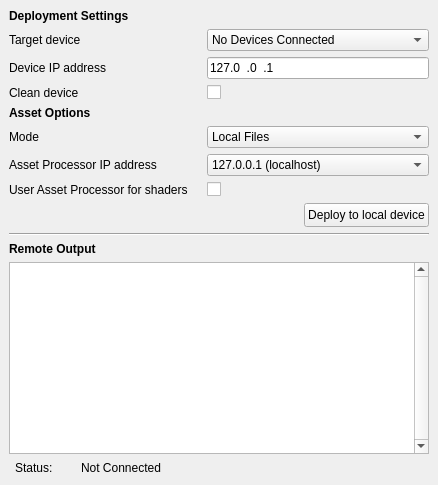
                  <widget class="QWidget" name="deployTargetsLocalDeviceTab">
                   <property name="styleSheet">
                    <string notr="true"/>
                   </property>
                   <attribute name="title">
                    <string>Local Device</string>
                   </attribute>
                   <layout class="QVBoxLayout" name="deployTargetsLocalDeviceTabLayout">
                    <property name="leftMargin">
                     <number>9</number>
                    </property>
                    <property name="topMargin">
                     <number>9</number>
                    </property>
                    <property name="rightMargin">
                     <number>9</number>
                    </property>
                    <property name="bottomMargin">
                     <number>9</number>
                    </property>
                    <item>
                     <widget class="QLabel" name="localDeviceDeploymentSettingsLabel">
                      <property name="styleSheet">
                       <string notr="true"/>
                      </property>
                      <property name="text">
                       <string>&lt;b&gt;Deployment Settings&lt;/b&gt;</string>
                      </property>
                      <property name="textFormat">
                       <enum>Qt::RichText</enum>
                      </property>
                     </widget>
                    </item>
                    <item>
                     <layout class="QGridLayout" name="localDeviceOptionsLayout" columnstretch="0,1" columnminimumwidth="192,0">
                      <property name="leftMargin">
                       <number>0</number>
                      </property>
                      <property name="topMargin">
                       <number>0</number>
                      </property>
                      <property name="rightMargin">
                       <number>0</number>
                      </property>
                      <property name="bottomMargin">
                       <number>0</number>
                      </property>
                      <item row="0" column="0">
                       <widget class="QLabel" name="targetDeviceLabel">
                        <property name="toolTip">
                         <string>&lt;html&gt;&lt;head/&gt;&lt;body&gt;&lt;p&gt;Local device to deploy the build to&lt;/p&gt;&lt;/body&gt;&lt;/html&gt;</string>
                        </property>
                        <property name="styleSheet">
                         <string notr="true"/>
                        </property>
                        <property name="text">
                         <string>Target device</string>
                        </property>
                       </widget>
                      </item>
                      <item row="0" column="1">
                       <widget class="QComboBox" name="targetDeviceComboBox">
                        <property name="toolTip">
                         <string>&lt;html&gt;&lt;head/&gt;&lt;body&gt;&lt;p&gt;Local device to deploy the build to&lt;/p&gt;&lt;/body&gt;&lt;/html&gt;</string>
                        </property>
                        <property name="styleSheet">
                         <string notr="true"/>
                        </property>
                        <item>
                         <property name="text">
                          <string>No Devices Connected</string>
                         </property>
                        </item>
                       </widget>
                      </item>
                      <item row="1" column="0">
                       <widget class="QLabel" name="deviceIpAddressLabel">
                        <property name="toolTip">
                         <string>&lt;html&gt;&lt;head/&gt;&lt;body&gt;&lt;p&gt;The IP address of the target device. &lt;/p&gt;&lt;p&gt;This is used to connect to the device for remote logs and white list the device for connections to the Asset Processor and Shader Compiler.&lt;/p&gt;&lt;p&gt;[Android Only] Setting to localhost will automatically configure port forwarding for the respective connections.&lt;/p&gt;&lt;/body&gt;&lt;/html&gt;</string>
                        </property>
                        <property name="styleSheet">
                         <string notr="true"/>
                        </property>
                        <property name="text">
                         <string>Device IP address</string>
                        </property>
                       </widget>
                      </item>
                      <item row="1" column="1">
                       <widget class="QLineEdit" name="deviceIpAddressTextField">
                        <property name="toolTip">
                         <string>&lt;html&gt;&lt;head/&gt;&lt;body&gt;&lt;p&gt;The IP address of the target device. &lt;/p&gt;&lt;p&gt;This is used to connect to the device for remote logs and white list the device for connections to the Asset Processor and Shader Compiler.&lt;/p&gt;&lt;p&gt;[Android Only] Setting to localhost will automatically configure port forwarding for the respective connections.&lt;/p&gt;&lt;/body&gt;&lt;/html&gt;</string>
                        </property>
                        <property name="styleSheet">
                         <string notr="true"/>
                        </property>
                        <property name="inputMask">
                         <string>000.000.000.000</string>
                        </property>
                        <property name="text">
                         <string>127.0.0.1</string>
                        </property>
                       </widget>
                      </item>
                      <item row="2" column="0">
                       <widget class="QLabel" name="cleanDeviceLabel">
                        <property name="toolTip">
                         <string>&lt;html&gt;&lt;head/&gt;&lt;body&gt;&lt;p&gt;Uninstall the game project from the target device prior to deployment.&lt;/p&gt;&lt;/body&gt;&lt;/html&gt;</string>
                        </property>
                        <property name="styleSheet">
                         <string notr="true"/>
                        </property>
                        <property name="text">
                         <string>Clean device</string>
                        </property>
                       </widget>
                      </item>
                      <item row="2" column="1">
                       <widget class="QCheckBox" name="cleanDeviceCheckBox">
                        <property name="toolTip">
                         <string>&lt;html&gt;&lt;head/&gt;&lt;body&gt;&lt;p&gt;Uninstall the game project from the target device prior to deployment.&lt;/p&gt;&lt;/body&gt;&lt;/html&gt;</string>
                        </property>
                        <property name="styleSheet">
                         <string notr="true"/>
                        </property>
                        <property name="text">
                         <string/>
                        </property>
                       </widget>
                      </item>
                     </layout>
                    </item>
                    <item>
                     <widget class="QLabel" name="localDeviceAssetOptionsLabel">
                      <property name="font">
                       <font>
                        <weight>50</weight>
                        <bold>false</bold>
                       </font>
                      </property>
                      <property name="styleSheet">
                       <string notr="true"/>
                      </property>
                      <property name="text">
                       <string>&lt;b&gt;Asset Options&lt;/b&gt;</string>
                      </property>
                      <property name="textFormat">
                       <enum>Qt::RichText</enum>
                      </property>
                     </widget>
                    </item>
                    <item>
                     <layout class="QGridLayout" name="localDeviceAssetOptionsLayout" columnstretch="0,1" columnminimumwidth="192,0">
                      <item row="0" column="1">
                       <widget class="QComboBox" name="assetModeComboBox">
                        <property name="toolTip">
                         <string>&lt;html&gt;&lt;head/&gt;&lt;body&gt;&lt;p&gt;How the files should be deployed to the target device:&lt;br/&gt;Loose: all of the individual asset files will be pushed to the target device&lt;br/&gt;Virtual File System: a small sub-set of required startup files will be pushed to the target device and assets will be served through a connection to the Asset Processor&lt;/p&gt;&lt;/body&gt;&lt;/html&gt;</string>
                        </property>
                        <property name="styleSheet">
                         <string notr="true"/>
                        </property>
                        <item>
                         <property name="text">
                          <string>Local Files</string>
                         </property>
                        </item>
                        <item>
                         <property name="text">
                          <string>Virtual File System (VFS)</string>
                         </property>
                        </item>
                       </widget>
                      </item>
                      <item row="1" column="0">
                       <widget class="QLabel" name="assetProcessorIpAddressLabel">
                        <property name="toolTip">
                         <string>&lt;html&gt;&lt;head/&gt;&lt;body&gt;&lt;p&gt;IP address of the Asset Processor. &lt;/p&gt;&lt;p&gt;Used for VFS connections and/or when using the Asset Processor to handle shader compiler requests.&lt;/p&gt;&lt;p&gt;[Android Only] Setting to localhost will automatically configure port forwarding for the respective connections.&lt;/p&gt;&lt;/body&gt;&lt;/html&gt;</string>
                        </property>
                        <property name="styleSheet">
                         <string notr="true"/>
                        </property>
                        <property name="text">
                         <string>Asset Processor IP address</string>
                        </property>
                       </widget>
                      </item>
                      <item row="1" column="1">
                       <widget class="QComboBox" name="assetProcessorIpAddressComboBox">
                        <property name="enabled">
                         <bool>true</bool>
                        </property>
                        <property name="toolTip">
                         <string>&lt;html&gt;&lt;head/&gt;&lt;body&gt;&lt;p&gt;IP address of the Asset Processor. &lt;/p&gt;&lt;p&gt;Used for VFS connections and/or when using the Asset Processor to handle shader compiler requests.&lt;/p&gt;&lt;p&gt;[Android Only] Setting to localhost will automatically configure port forwarding for the respective connections.&lt;/p&gt;&lt;/body&gt;&lt;/html&gt;</string>
                        </property>
                        <property name="styleSheet">
                         <string notr="true"/>
                        </property>
                        <item>
                         <property name="text">
                          <string>127.0.0.1 (localhost)</string>
                         </property>
                        </item>
                       </widget>
                      </item>
                      <item row="0" column="0">
                       <widget class="QLabel" name="assetModeLabel">
                        <property name="minimumSize">
                         <size>
                          <width>150</width>
                          <height>0</height>
                         </size>
                        </property>
                        <property name="toolTip">
                         <string>&lt;html&gt;&lt;head/&gt;&lt;body&gt;&lt;p&gt;How the files should be deployed to the target device:&lt;br/&gt;Loose: all of the individual asset files will be pushed to the target device&lt;br/&gt;Virtual File System: a small sub-set of required startup files will be pushed to the target device and assets will be served through a connection to the Asset Processor&lt;/p&gt;&lt;/body&gt;&lt;/html&gt;</string>
                        </property>
                        <property name="styleSheet">
                         <string notr="true"/>
                        </property>
                        <property name="text">
                         <string>Mode</string>
                        </property>
                       </widget>
                      </item>
                      <item row="2" column="0">
                       <widget class="QLabel" name="shaderCompilerUseAPLabel">
                        <property name="toolTip">
                         <string>&lt;html&gt;&lt;head/&gt;&lt;body&gt;&lt;p&gt;Connect to the Asset Processor for all shader requests instead of directly to the Shader Compiler&lt;/p&gt;&lt;/body&gt;&lt;/html&gt;</string>
                        </property>
                        <property name="styleSheet">
                         <string notr="true"/>
                        </property>
                        <property name="text">
                         <string>User Asset Processor for shaders</string>
                        </property>
                       </widget>
                      </item>
                      <item row="2" column="1">
                       <widget class="QCheckBox" name="shaderCompilerUseAPCheckBox">
                        <property name="toolTip">
                         <string>&lt;html&gt;&lt;head/&gt;&lt;body&gt;&lt;p&gt;Connect to the Asset Processor for all shader requests instead of directly to the Shader Compiler&lt;/p&gt;&lt;/body&gt;&lt;/html&gt;</string>
                        </property>
                        <property name="text">
                         <string/>
                        </property>
                       </widget>
                      </item>
                     </layout>
                    </item>
                    <item>
                     <layout class="QVBoxLayout" name="localDeviceDeployButtonWidgetLayout">
                      <property name="leftMargin">
                       <number>0</number>
                      </property>
                      <property name="topMargin">
                       <number>0</number>
                      </property>
                      <property name="rightMargin">
                       <number>0</number>
                      </property>
                      <property name="bottomMargin">
                       <number>0</number>
                      </property>
                      <item>
                       <widget class="QWidget" name="localDeviceDeployWidget" native="true">
                        <property name="enabled">
                         <bool>true</bool>
                        </property>
                        <property name="minimumSize">
                         <size>
                          <width>0</width>
                          <height>24</height>
                         </size>
                        </property>
                        <property name="maximumSize">
                         <size>
                          <width>16777215</width>
                          <height>24</height>
                         </size>
                        </property>
                        <layout class="QHBoxLayout" name="localDeviceDeployButtonLayout">
                         <property name="leftMargin">
                          <number>0</number>
                         </property>
                         <property name="topMargin">
                          <number>0</number>
                         </property>
                         <property name="rightMargin">
                          <number>0</number>
                         </property>
                         <property name="bottomMargin">
                          <number>0</number>
                         </property>
                         <item>
                          <spacer name="localDeviceDeployButtonSpacer">
                           <property name="orientation">
                            <enum>Qt::Horizontal</enum>
                           </property>
                           <property name="sizeHint" stdset="0">
                            <size>
                             <width>269</width>
                             <height>13</height>
                            </size>
                           </property>
                          </spacer>
                         </item>
                         <item>
                          <widget class="QLabel" name="localDeviceDeploySpinnerLabel">
                           <property name="minimumSize">
                            <size>
                             <width>20</width>
                             <height>20</height>
                            </size>
                           </property>
                           <property name="maximumSize">
                            <size>
                             <width>20</width>
                             <height>20</height>
                            </size>
                           </property>
                           <property name="frameShape">
                            <enum>QFrame::NoFrame</enum>
                           </property>
                           <property name="text">
                            <string/>
                           </property>
                          </widget>
                         </item>
                         <item>
                          <widget class="QPushButton" name="localDeviceDeployButton">
                           <property name="minimumSize">
                            <size>
                             <width>60</width>
                             <height>24</height>
                            </size>
                           </property>
                           <property name="maximumSize">
                            <size>
                             <width>16777215</width>
                             <height>16777215</height>
                            </size>
                           </property>
                           <property name="toolTip">
                            <string>&lt;html&gt;&lt;head/&gt;&lt;body&gt;&lt;p&gt;Start the deploy process to the selected target device.&lt;/p&gt;&lt;/body&gt;&lt;/html&gt;</string>
                           </property>
                           <property name="styleSheet">
                            <string notr="true"/>
                           </property>
                           <property name="text">
                            <string>Deploy to local device</string>
                           </property>
                          </widget>
                         </item>
                        </layout>
                       </widget>
                      </item>
                     </layout>
                    </item>
                    <item>
                     <widget class="Line" name="line">
                      <property name="orientation">
                       <enum>Qt::Horizontal</enum>
                      </property>
                     </widget>
                    </item>
                    <item>
                     <widget class="QLabel" name="remoteOutputLabel">
                      <property name="font">
                       <font>
                        <weight>50</weight>
                        <bold>false</bold>
                       </font>
                      </property>
                      <property name="styleSheet">
                       <string notr="true"/>
                      </property>
                      <property name="text">
                       <string>&lt;b&gt;Remote Output&lt;/b&gt;</string>
                      </property>
                      <property name="textFormat">
                       <enum>Qt::RichText</enum>
                      </property>
                     </widget>
                    </item>
                    <item>
                     <layout class="QVBoxLayout" name="remoteOutputTabLayout">
                      <property name="leftMargin">
                       <number>0</number>
                      </property>
                      <property name="topMargin">
                       <number>0</number>
                      </property>
                      <property name="rightMargin">
                       <number>0</number>
                      </property>
                      <property name="bottomMargin">
                       <number>0</number>
                      </property>
                      <item>
                       <widget class="QTextEdit" name="remoteOutputTextBox">
                        <property name="enabled">
                         <bool>true</bool>
                        </property>
                        <property name="sizePolicy">
                         <sizepolicy hsizetype="Expanding" vsizetype="Expanding">
                          <horstretch>0</horstretch>
                          <verstretch>0</verstretch>
                         </sizepolicy>
                        </property>
                        <property name="minimumSize">
                         <size>
                          <width>0</width>
                          <height>20</height>
                         </size>
                        </property>
                        <property name="styleSheet">
                         <string notr="true"/>
                        </property>
                        <property name="verticalScrollBarPolicy">
                         <enum>Qt::ScrollBarAlwaysOn</enum>
                        </property>
                        <property name="undoRedoEnabled">
                         <bool>false</bool>
                        </property>
                        <property name="readOnly">
                         <bool>true</bool>
                        </property>
                        <property name="textInteractionFlags">
                         <set>Qt::TextSelectableByKeyboard|Qt::TextSelectableByMouse</set>
                        </property>
                       </widget>
                      </item>
                      <item>
                       <layout class="QHBoxLayout" name="remoteStatusLayout">
                        <property name="leftMargin">
                         <number>6</number>
                        </property>
                        <item>
                         <widget class="QLabel" name="remoteStatusPrefixLabel">
                          <property name="sizePolicy">
                           <sizepolicy hsizetype="Maximum" vsizetype="Preferred">
                            <horstretch>0</horstretch>
                            <verstretch>0</verstretch>
                           </sizepolicy>
                          </property>
                          <property name="minimumSize">
                           <size>
                            <width>0</width>
                            <height>16</height>
                           </size>
                          </property>
                          <property name="styleSheet">
                           <string notr="true"/>
                          </property>
                          <property name="text">
                           <string>Status:</string>
                          </property>
                         </widget>
                        </item>
                        <item>
                         <widget class="QLabel" name="remoteStatusIconLabel">
                          <property name="minimumSize">
                           <size>
                            <width>16</width>
                            <height>16</height>
                           </size>
                          </property>
                          <property name="maximumSize">
                           <size>
                            <width>16</width>
                            <height>16</height>
                           </size>
                          </property>
                          <property name="text">
                           <string/>
                          </property>
                         </widget>
                        </item>
                        <item>
                         <widget class="QLabel" name="remoteStatusLabel">
                          <property name="minimumSize">
                           <size>
                            <width>0</width>
                            <height>16</height>
                           </size>
                          </property>
                          <property name="styleSheet">
                           <string notr="true"/>
                          </property>
                          <property name="text">
                           <string>Not Connected</string>
                          </property>
                         </widget>
                        </item>
                       </layout>
                      </item>
                     </layout>
                    </item>
                   </layout>
                  </widget>
